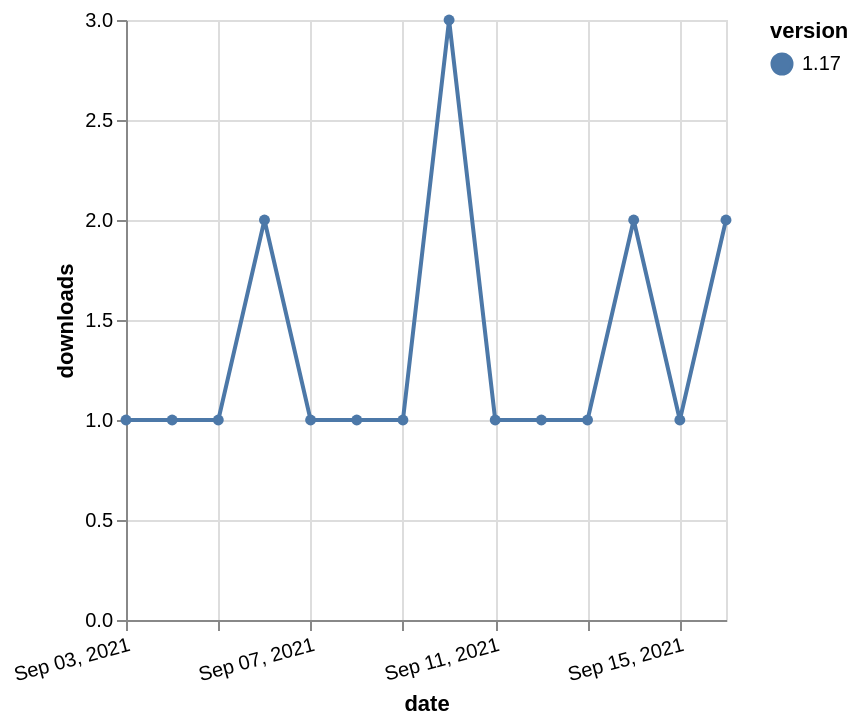

Source (Vega-Lite JSON):
### Vega-Lite specification from a JSON file in a GitHub repository (floating-point values rounded to 4 significant figures)
{"$schema": "https://vega.github.io/schema/vega-lite/v5.json", "description": "A simple bar chart with embedded data.", "data": {"values": [{"date": "2021-09-03", "total": 230, "delta": 1, "version": "1.17"}, {"date": "2021-09-04", "total": 231, "delta": 1, "version": "1.17"}, {"date": "2021-09-05", "total": 232, "delta": 1, "version": "1.17"}, {"date": "2021-09-06", "total": 234, "delta": 2, "version": "1.17"}, {"date": "2021-09-07", "total": 235, "delta": 1, "version": "1.17"}, {"date": "2021-09-08", "total": 236, "delta": 1, "version": "1.17"}, {"date": "2021-09-09", "total": 237, "delta": 1, "version": "1.17"}, {"date": "2021-09-10", "total": 240, "delta": 3, "version": "1.17"}, {"date": "2021-09-11", "total": 241, "delta": 1, "version": "1.17"}, {"date": "2021-09-12", "total": 242, "delta": 1, "version": "1.17"}, {"date": "2021-09-13", "total": 243, "delta": 1, "version": "1.17"}, {"date": "2021-09-14", "total": 245, "delta": 2, "version": "1.17"}, {"date": "2021-09-15", "total": 246, "delta": 1, "version": "1.17"}, {"date": "2021-09-16", "total": 248, "delta": 2, "version": "1.17"}]}, "width": "container", "mark": {"type": "line", "point": {"filled": true}}, "encoding": {"x": {"field": "date", "type": "temporal", "timeUnit": "yearmonthdate", "title": "date", "axis": {"labelAngle": -15}}, "y": {"field": "delta", "type": "quantitative", "title": "downloads"}, "color": {"field": "version", "type": "nominal"}, "tooltip": {"field": "delta"}}}
